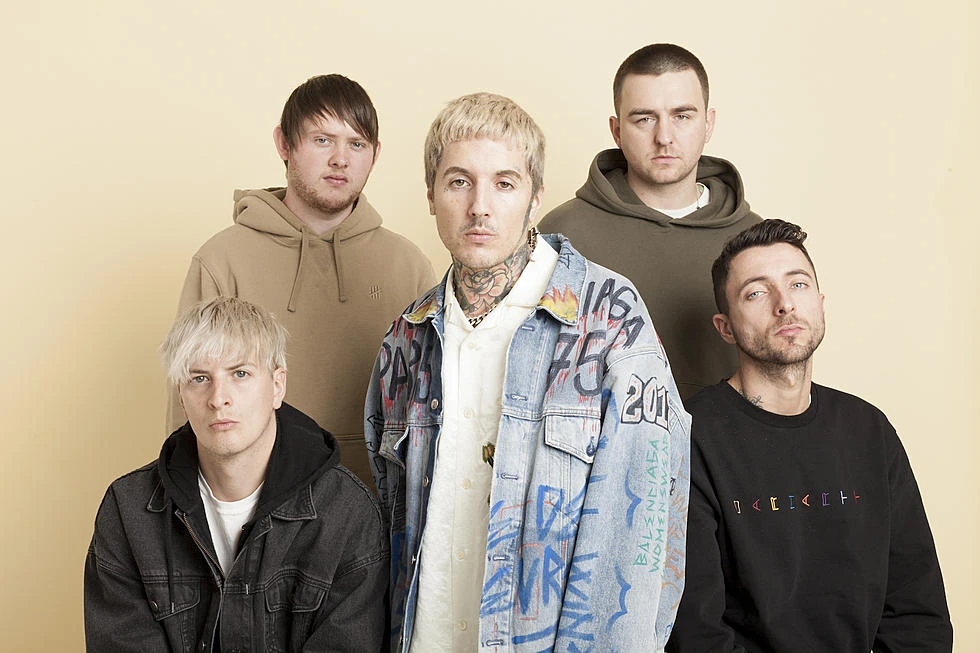
#> input picture June-23/images/Bmth_webp.png, 980 x 653 px, found by its file name
$ python face.py
#> lines starting #> are read from the running program, lines starting #| are printed output that depends on the picture
import cv2 as cv
import numpy as np

img = cv.imread('images\Bmth_webp.png')
#> img is the input picture: shape (653, 980, 3); mean B, G, R 144.9, 160.8, 170.8

gray = cv.cvtColor(img, cv.COLOR_BGR2GRAY)
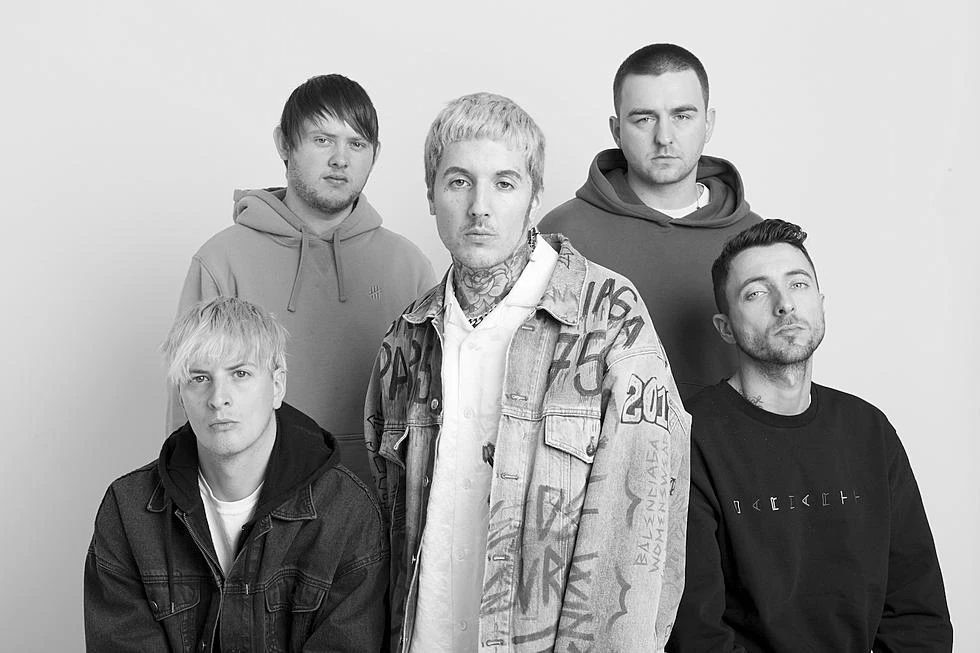
#> gray: shape (653, 980); min 0, max 255, mean 161.9
haar_cascade = cv.CascadeClassifier('haar.xml')

#> (the run stopped early here; a loop or call above may not have finished)
